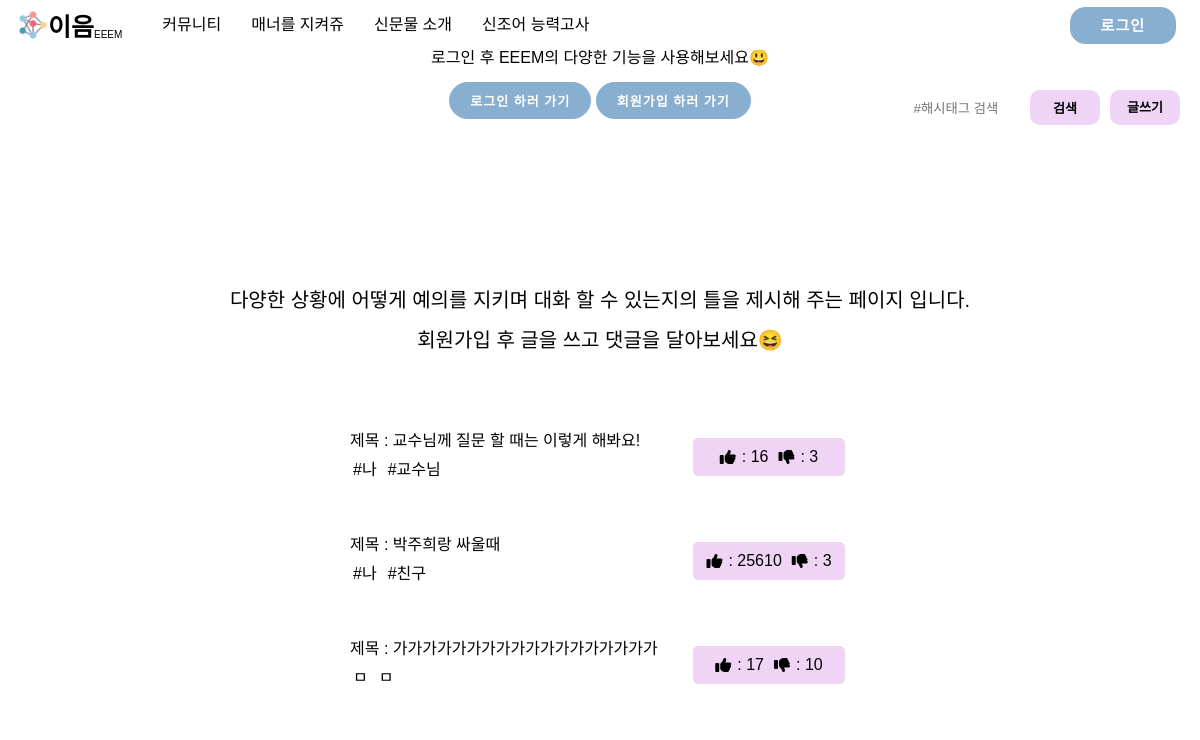
The app's page /manner/, older data.
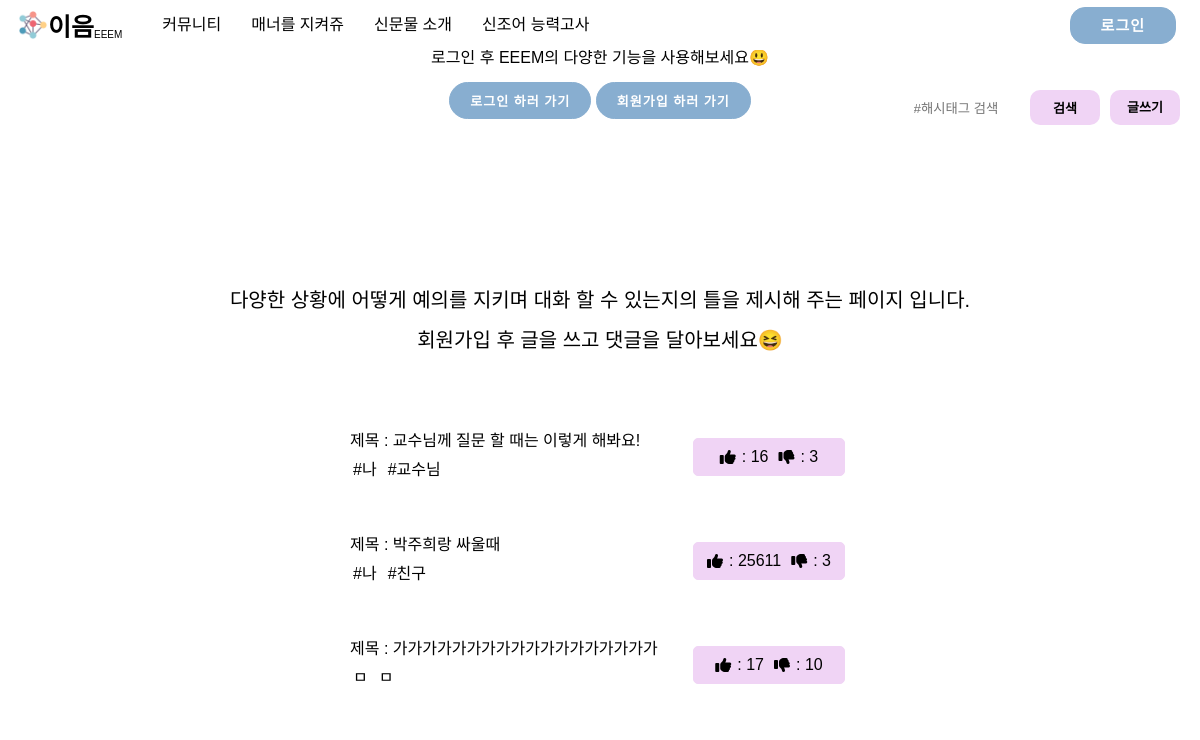
The same page, newer data.
### main/models.py (models this page shows)
class manner(models.Model):
    text = models.CharField(max_length=18)
    like = models.IntegerField()
    dis_like = models.IntegerField()
    hashtag_me = models.CharField(max_length=20)
    hashtag_you = models.CharField(max_length=20)
    hashtag_situation = models.CharField(max_length=500)

### main/views.py (the view)
# urls.py: path('manner/', views.manners, name="manner"),
def manners(request):
    manner_alltext = manner.objects.all()
    return render(request, "manner.html", {"manner": manner_alltext})

### main/templates/manner.html (shortened to what this page needs)
{% extends 'base.html' %}{% load static %} {% block content %}
<link rel="stylesheet" href='{% static "css/manner.css" %}'>
<body>
  <main class="main__screen">
    <span class="info">다양한 상황에 어떻게 예의를 지키며 대화 할 수 있는지의 틀을 제시해 주는 페이지 입니다.<br><br>회원가입 후 글을 쓰고 댓글을 달아보세요😆</span>
    <form method="get" class="search" action="{% url 'search' %}">
      <input type="search" class="search__box" placeholder="#해시태그 검색" name="kw">
      <button type="submit" class="find__btn">검색</button>
    </form>
    <a href="{% url 'addManner' %}" class="writeText">글쓰기</a>
    {% for m in manner.all %}
    <a class="manner__box" href="{%url 'mannersDetail' m.id %}">
      <div class="manner__main">
        <div class="manner__text">
          제목 : {{m.text}}
        </div>
        <div class="manner__hashtag">
          <div class="manner__hashtag--detail">{{m.hashtag_me}}</div>
          <div class="manner__hashtag--detail">{{m.hashtag_you}}</div>
        </div>
      </div>
      <div class="mannerthumbs">
        <i class="fas fa-thumbs-up"></i>: {{m.like}}
        <i class="fas fa-thumbs-down"></i>: {{m.dis_like}}
      </div>
    </a>
    {% endfor %}
  </main>
</body>
</html>
{% endblock %}

Row changes from the older to the newer data that the page shows:
changed manner "박주희랑 싸울때": like "25610" → "25611"
